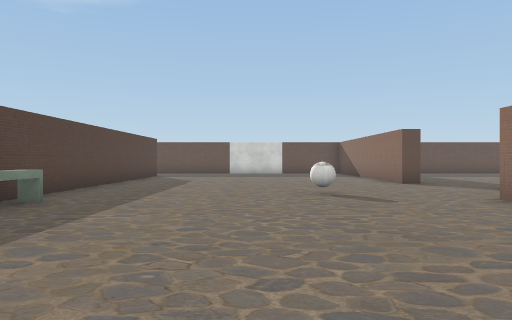
[1] (above)

16 first-person views from a walk through a 3-D level made in the Unity game engine. The camera is 1.3 m above the floor, looks level and sees 70° across. The floor is counted in squares, 2 m on a side. Each view is taken from the middle of a square. On the plan, view 1 faces up. The plan holds only what a view shows up to about 11 squares ahead; the rest is blank. The player character is not drawn. Some surface patterns are stand-ins.

[2]
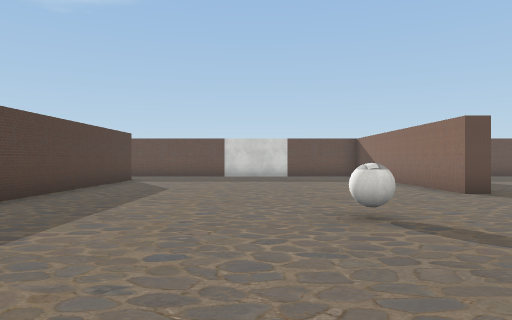

[3]
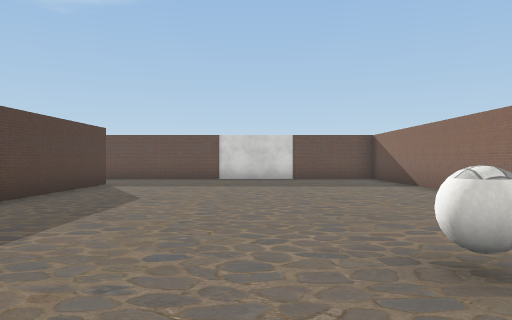

[4]
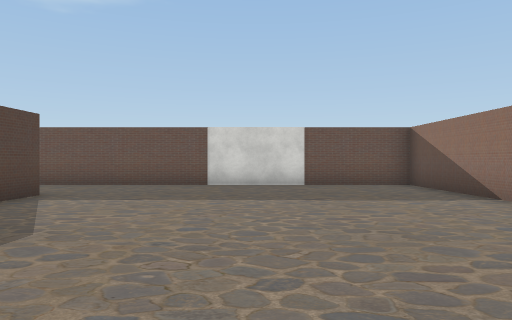

[5]
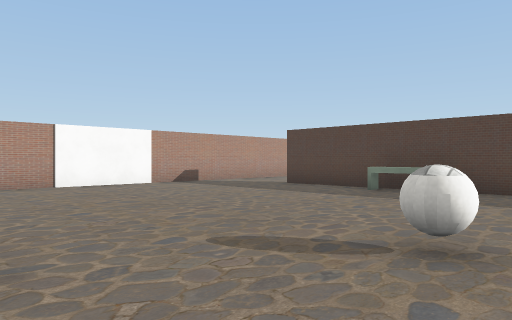

[6]
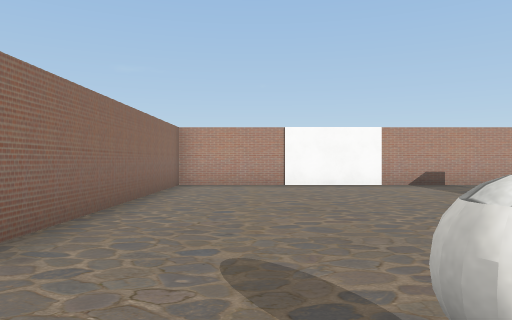

[7]
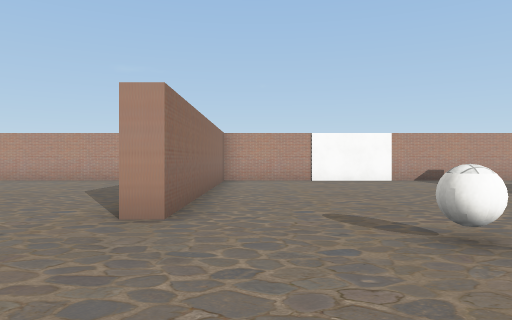

[8]
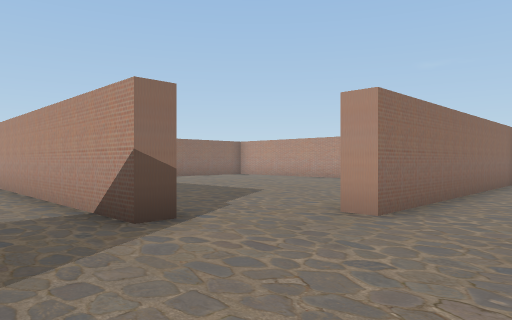

[9]
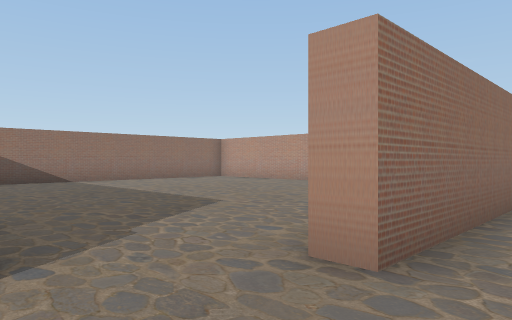

[10]
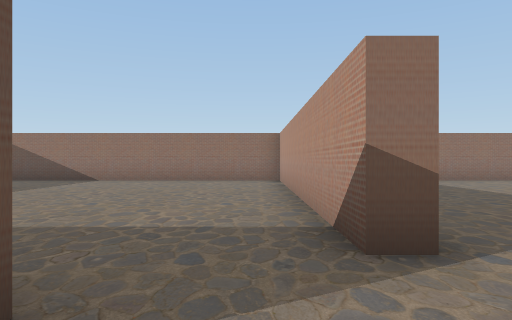

[11]
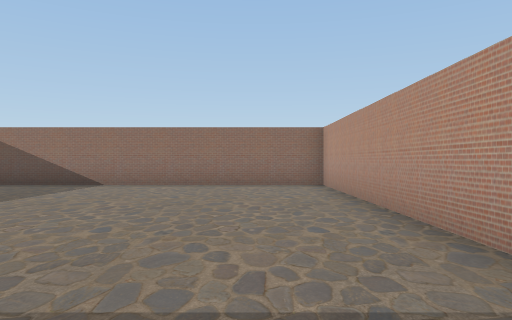

[12]
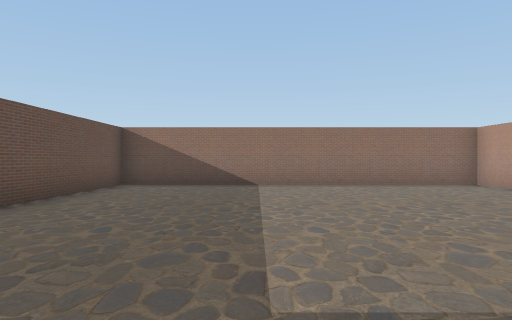

[13]
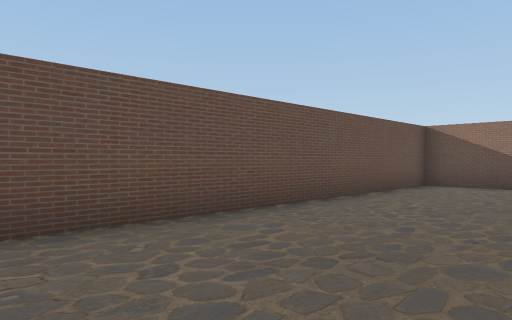

[14]
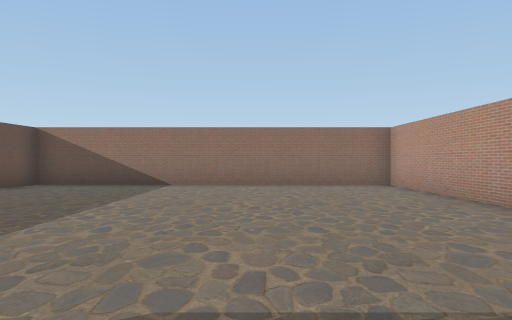

[15]
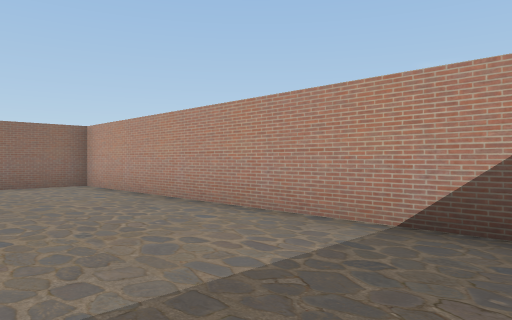

[16]
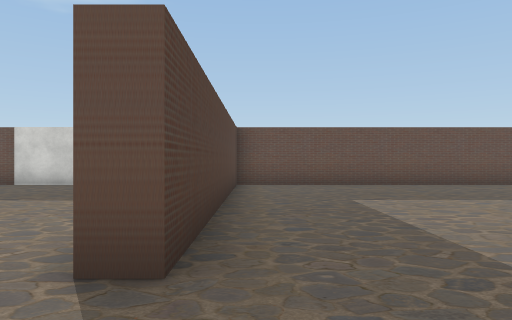

### Floor plan
Ten units are one square. View 1 is at (0, 0); x grows to the right and y downward. Boxes are objects, and circles mark ways between rooms. Rooms are numbered by the first view taken in them; rooms with no view inside come last. Other rooms are left out.
<svg viewBox="-53 -180 203 200">
<path fill="none" stroke="#000" d="M45 -100 40 -100 40 -175 -46 -175M-40 -46 -40 -13M-40 -148 -40 -56M-48 15 40 15 40 -60 45 -60M55 -82 145 -82 145 -175 45 -175 45 -100M55 15 145 15 145 -77 131 -77M55 -78 55 -82"/>
<rect x="5" y="-75" width="10" height="10" fill="#bbb"><title>ball</title></rect>
<circle cx="45" cy="-95" r="3" fill="#2a7"/>
<circle cx="50" cy="-75" r="3" fill="#2a7"/>
<text x="0" y="-80">1</text>
<text x="100" y="-130">2</text>
<text x="90" y="-30">3</text>
</svg>
Room 1 opens to room 2. Room 1 opens to room 3.

Where each view was taken, in squares from view 1:
view 1: 0 up, 0 right, facing up
view 2: 3 up, 0 right, facing up
view 3: 5 up, 0 right, facing up
view 4: 8 up, 0 right, facing up
view 5: 8 up, 4 right, facing down-left
view 6: 8 up, 2 right, facing down
view 7: 10 up, 3 right, facing down
view 8: 10 up, 2 right, facing down-right
view 9: 8 up, 3 right, facing down-right
view 10: 9 up, 3 right, facing right
view 11: 10 up, 5 right, facing right
view 12: 14 up, 5 right, facing right
view 13: 14 up, 5 right, facing up-right
view 14: 2 up, 5 right, facing right
view 15: 2 up, 5 right, facing down-right
view 16: 8 up, 5 right, facing up
